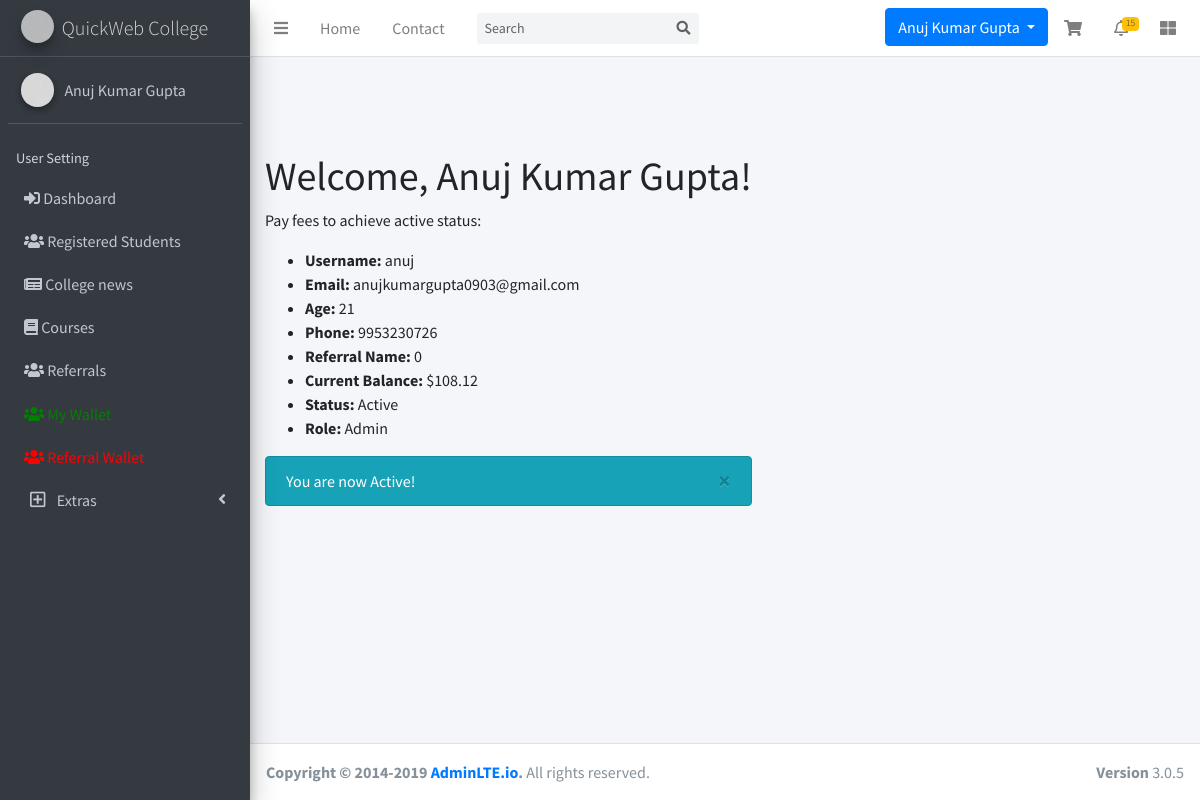
Screenshot of /pay.php (signed in) with the database file from the repository.
### tables this page shows
CREATE TABLE `students` (
  `id` int(11) NOT NULL,
  `name` varchar(255) NOT NULL,
  `email` varchar(255) NOT NULL,
  `username` varchar(50) NOT NULL,
  `password` varchar(255) NOT NULL,
  `age` int(11) NOT NULL,
  `phone` varchar(15) NOT NULL,
  `referral_name` varchar(255) DEFAULT NULL,
  `referral_phone` varchar(15) DEFAULT NULL,
  `role_as` tinyint(1) NOT NULL DEFAULT 0 COMMENT '0 = Student, 1 = Admin',
  `balance` decimal(10,2) DEFAULT 0.00,
  `created_at` timestamp NOT NULL DEFAULT current_timestamp(),
  `updated_at` timestamp NOT NULL DEFAULT current_timestamp() ON UPDATE current_timestamp(),
  `status` varchar(10) DEFAULT NULL
);

### pay.php (the view, shortened to what this page needs)
<?php
include("header.php");
require 'levelincome.php';
function getUserDetails($conn, $username)
{
  $query = "SELECT * FROM students WHERE username = ?";
  $stmt = $conn->prepare($query);
  $stmt->bind_param('s', $username);
  $stmt->execute();
  $result = $stmt->get_result();
  return $result->fetch_assoc();
}
$user = getUserDetails($conn, $_SESSION['username']);
?>
<div class="container">
  <div class="container d-flex justify-content-left align-items-center" style="min-height: 70vh;">
    <div class="row">
      <div class="col-md-12">
        <h1>Welcome, <?php echo htmlspecialchars($user['name']); ?>!</h1>
        <p>Pay fees to achieve active status:</p>
        <ul>
          <li><strong>Username:</strong> <?php echo htmlspecialchars($user['username']); ?></li>
          <li><strong>Email:</strong> <?php echo htmlspecialchars($user['email']); ?></li>
          <li><strong>Age:</strong> <?php echo htmlspecialchars($user['age']); ?></li>
          <li><strong>Phone:</strong> <?php echo htmlspecialchars($user['phone']); ?></li>
          <li><strong>Referral Name:</strong> <?php echo htmlspecialchars($user['referral_name']); ?></li>
          <li><strong>Current Balance:</strong> $<?php echo number_format($user['balance'], 2); ?></li>
          <li><strong>Status:</strong> <?php echo htmlspecialchars($user['status'] ?? 'Inactive'); ?></li>
          <li><strong>Role:</strong> <?php echo ($user['role_as'] == 0) ? 'Student' : 'Admin'; ?></li>
        </ul>
        <?php if (empty($user['status']) || $user['status'] !== 'Active'): ?>
          <form action="" method="post" onsubmit="return confirmPayment()">
            <button type="submit" name="pay" class="btn btn-primary">Pay $100 Now</button>
          </form>
        <?php else: ?>
          <div class="alert alert-info alert-dismissible fade show mt-3" role="alert" id="paymentMessage">
            You are now Active!
            <button type="button" class="close" data-dismiss="alert" aria-label="Close">
              <span aria-hidden="true">&times;</span>
          </div>
        <?php endif; ?>
      </div>
    </div>
  </div>
</div>
<?php include("footer.php"); ?>

### rows the page displays
students: name "Anuj Kumar Gupta", username "anuj", email "anujkumargupta0903@gmail.com", age "21", phone "9953230726", referral_name "0", balance "108.12", status "Active"

### other values shown
$_SESSION['name'] "Anuj Kumar Gupta"
